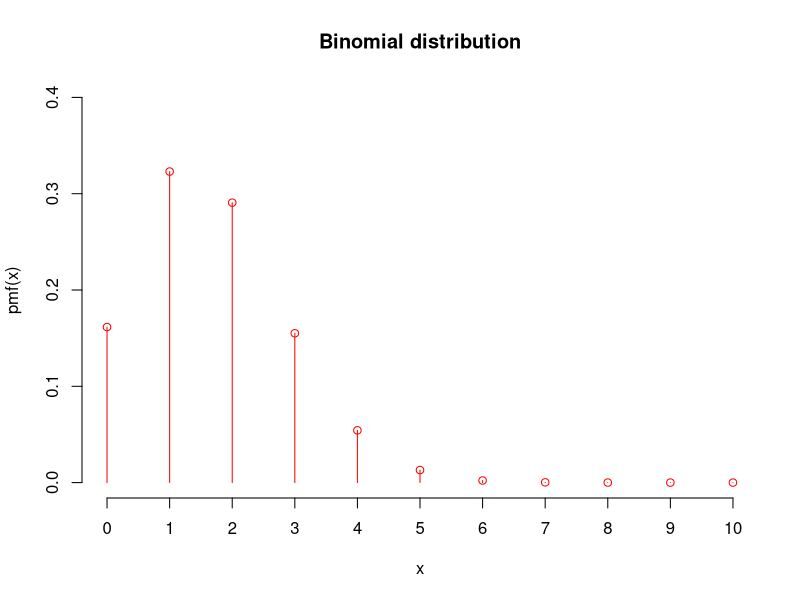
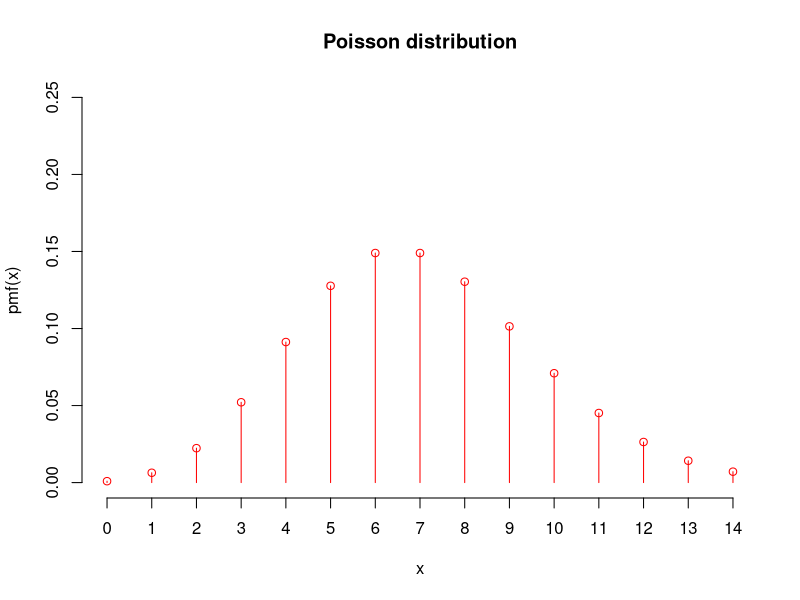
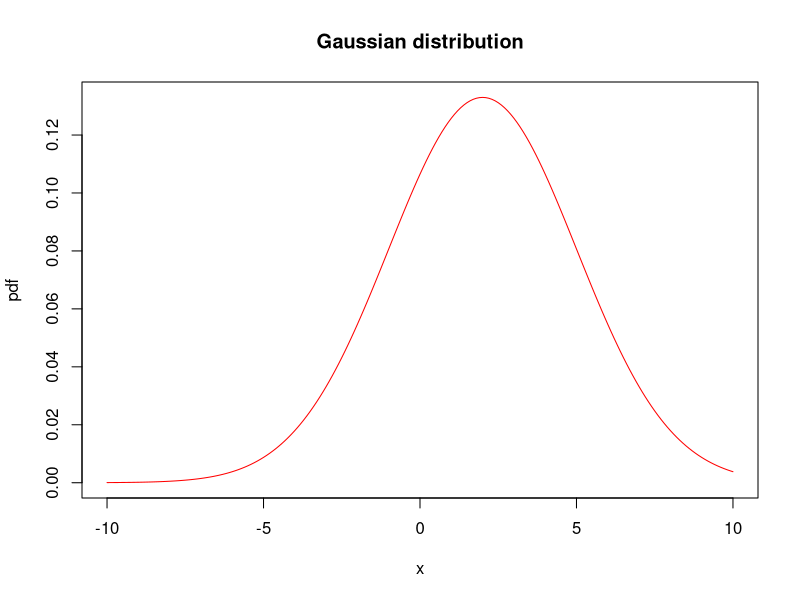
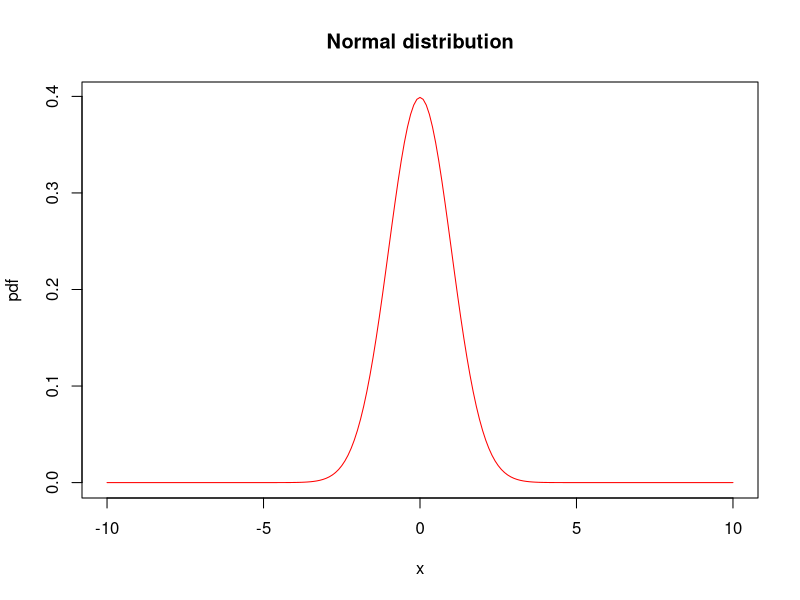

Reproduce these figures in R, in order.
# LMS Introduction to statistics & hypothesis testing
# Jesús Urtasun Elizari - LMS Bioinformatics
# November 2023

library("statip")

# Chapter 1. Random variables & probability distributions

# i) Binomial distribution ....................................................

# Number of sixes rolling ten dice
n <- 10
p <- 1/6
x <- 0:n
pmf <- dbinom(x, n, p)

# Plot probability mass function
plot(x, pmf, main = "Binomial distribution", 
     ylim = c(0, 0.4), xlab = "x", ylab = "pmf(x)",
     type = "h", col = "red", axes = FALSE)
points(x, pmf, col = "red")
axis(side = 1, at = 0:10)
axis(side = 2)

# Probability of tossing 5 heads in 10 coins
dbinom(5, 10, 1/2)

# Probability of rolling three sixes in 10 dice
dbinom(3, 10, 1/6)

# Probability of passing an (a, b, c) test of 10 questions answering randomly
dbinom(5, 10, 1/3)

# ii) Poisson distribution ....................................................

# Poisson distribution with average 7
lambda = 7
x = 0:14
pmf <- dpois(x, lambda)

# Plot probability mass function
plot(x, pmf, main = "Poisson distribution",
     ylim = c(0, 0.25), xlab = "x", ylab = "pmf(x)",
     type = "h", col = "red", axes = FALSE)
points(x, pmf, col = "red")
axis(side = 1, at = x)
axis(side = 2)

# Probability of observing 3 cancer patients if average is 5
dpois(3, 5)

# Probability of observing 5 cancer patients in same hospital
dpois(5, 5)

# Probability of observing 5 or less cancer patients in same hospital - cumulative distribution
dpois(0, 5) + dpois(1, 5)  + dpois(2, 5) + dpois(3, 5) + dpois(4, 5)  + dpois(5, 5)
ppois(5, 5)

# Probability of observing more than 5 - unitarity
1 - ppois(5, 5)

# i) Gaussian distribution ....................................................

# Set mean and standard deviation
mu <- 2
sigma <- 3

# Plot probability density function
x <- seq(-10, 10, 0.1)
pdf <- dnorm(x, mu, sigma)
plot(x, pdf, main = "Gaussian distribution", xlab = "x", type = "l", col = "red")

# Set mean and standard deviation
mu <- 0
sigma <- 1

# Plot probability density function
x <- seq(-10, 10, 0.1)
pdf <- dnorm(x, mu, sigma)
plot(x, pdf, main = "Normal distribution", xlab = "x", type = "l", col = "red")

# Probability of measuring temperature between 2 and 3 degrees
pnorm(3, mu, sigma) - pnorm(2, mu, sigma)

# Probability of measuring between 1 and 2
pnorm(2, mu, sigma) - pnorm(1, mu, sigma)

# Probability of measuring between 0 and 1
pnorm(1, mu, sigma) - pnorm(0, mu, sigma)

# Probability of measuring between 0 and 1
pnorm(5, mu, sigma) - pnorm(-5, mu, sigma)

# ii) Confidence intervals ....................................................

# Probability of measuring between -std and std - 68% confidence interval
pnorm(sigma, mu, sigma) - pnorm(-sigma, mu, sigma)

# Probability of measuring between -2 std and 2 std - 95% confidence interval
pnorm(2 * sigma, mu, sigma) - pnorm(-2 * sigma, mu, sigma)

# Probability of measuring between -3 std and 3 std - 99% confidence interval
pnorm(3 * sigma, mu, sigma) - pnorm(-3 * sigma, mu, sigma)
